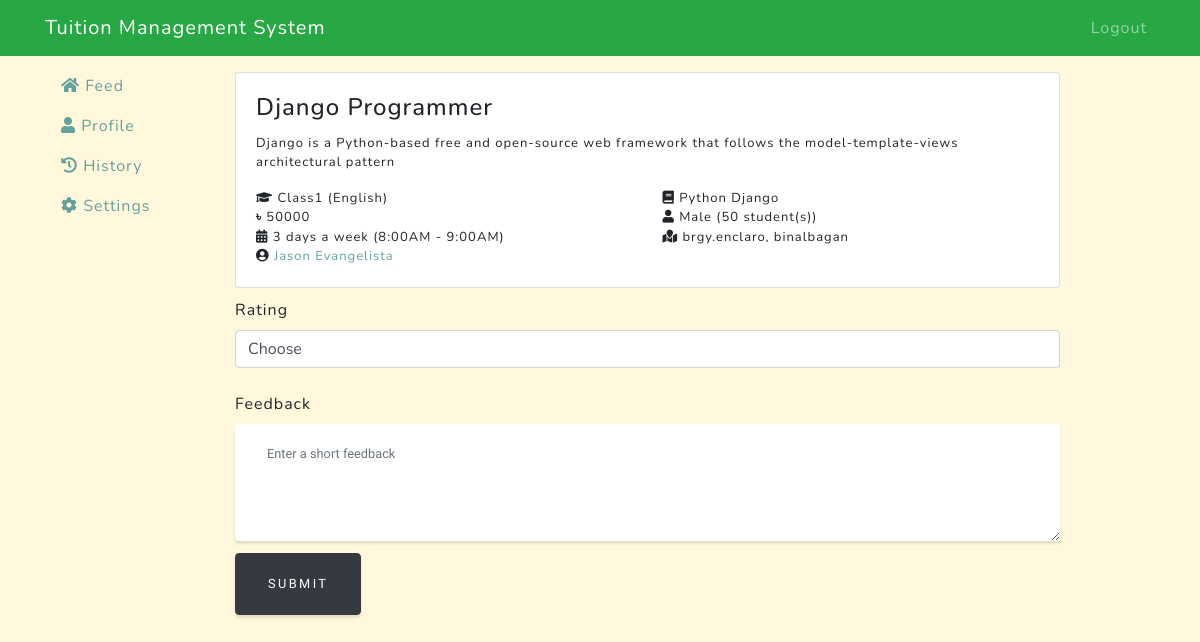
Screenshot of /tutor/feedback/6/ (signed in) with the database file from the repository.
### tuition/models.py (models this page shows, shortened)
class Ad(models.Model):
    ad_time = models.DateTimeField(auto_now=True, verbose_name='Ad time')
    title = models.CharField(max_length=1000, null=False, verbose_name='Title')
    description = models.TextField(verbose_name='Description')
    subjects = models.CharField(max_length=1000, null=False, verbose_name='Subjects')
    type = models.CharField(max_length=200, null=False, verbose_name='Type')
    grade = models.CharField(max_length=200, null=False, verbose_name='Class')
    gender = models.CharField(max_length=20, verbose_name='Gender')
    pref_gender = models.CharField(max_length=20, verbose_name='Preferred Gender')
    std_count = models.IntegerField(verbose_name='Student Count')
    time = models.CharField(max_length=200, verbose_name='Teaching Time')
    days = models.IntegerField(null=False, verbose_name='How many days a week')
    location = models.CharField(max_length=1000, null=False, verbose_name='Location')
    salary = models.IntegerField(null=False, verbose_name='Monthly Salary')
    client = models.ForeignKey(User, on_delete=models.CASCADE)
    taken = models.BooleanField(default=False, verbose_name='Taken')  # Whether the job is taken
    timeout = models.DateTimeField(null=False, verbose_name='Run This Ad Until')  # The Ad will be available until that time

### users/models.py (models this page shows, shortened)
class User(AbstractBaseUser):
    email = models.EmailField(
        verbose_name='Email address',
        max_length=255,
        unique=True,
    )
    is_active = models.BooleanField(default=True)
    is_admin = models.BooleanField(default=False)
    is_client = models.BooleanField(default=False)
    is_tutor = models.BooleanField(default=False)
    name = models.CharField(max_length=100, null=False, verbose_name='Full name')
    bio = models.CharField(max_length=1000, verbose_name='Bio')
    location = models.CharField(max_length=1000, verbose_name='Location')
    gender = models.CharField(max_length=20, verbose_name='Gender')
    title = models.CharField(max_length=1000, verbose_name='Overview title')  # Overview title
    overview = models.TextField(verbose_name='Overview')
    expertise = models.CharField(max_length=1000, verbose_name='Expertise')
    profile_img = models.TextField(verbose_name='Profile Image', blank=True)
    USERNAME_FIELD = 'email'
    REQUIRED_FIELDS = ['name']
    objects = UserManager()

### tutor/decorators.py (the view)
    def wrapper(request, *args, **kwargs):
        decorated_view_func = login_required(request)
        if not decorated_view_func.user.is_authenticated:
            messages.warning(request, 'Please login first')
            return redirect('login-page')
        if not request.user.is_tutor:
            return redirect('home-page')
        else:
            return function(request, *args, **kwargs)

### tutor/views.py (called while the page is built)
def get_feed(request, ad):
    proposal = ad.proposal_set.filter(tutor=request.user)
    feedback = TutorFeedback.objects.filter(ad=ad)
    return {
        'pk': ad.pk,
        'title': ad.title,
        'description': ad.description,
        'grade': ad.grade,
        'type': ad.type,
        'subjects': ad.subjects,
        'salary': ad.salary,
        'gender': ad.gender,
        'std_count': ad.std_count,
        'days': ad.days,
        'time': ad.time,
        'location': ad.location,
        'client': ad.client,
        'already_applied': proposal.exists(),
        'proposal': proposal[0].proposal if proposal.exists() else False,
        'questions': ad.question_set,
        'answers': proposal[0].answer_set if proposal.exists() else False,
        'feedback': feedback[0] if feedback else False,
    }

### tutor/templates/tutor/feedback.html (shortened to what this page needs)
{% extends 'tutor/base_tutor.html' %}
{% block content %}
    <div class="view-ad">
      {% include 'tutor/single_ad.inc.html' %}
    </div>
    <form method="post">
      <label for="rating">Rating</label>
      <select class="form-control" name="rating" id="rating" required>
          <option value="" disabled selected>Choose</option>
      </select><br>
      <label for="feedback">Feedback</label>
      <textarea class="form-control" name="feedback" id="feedback" placeholder="Enter a short feedback" rows="4">{{ feedback }}</textarea>
      <button type="submit" class="btn btn-dark">Submit</button>
    </form>
{% endblock content %}

### tutor/templates/tutor/single_ad.inc.html (shortened to what this page needs)
{% if feed.already_applied and display_url %}
<div class="ad border-success card" style="border-top-width: thick;">
  <div class="bg-success card-text text-light" style="padding: 0 10px;">
    <i class="fa-check fas"></i> Applied
  </div>
{% else %}
<div class="ad card">
{% endif %}
  <div class="card-body">
    <h4 class="card-title">
    {% if display_url %}
        <a class="card-link" href="{% url 'tutor-apply' feed.pk %}">{{ feed.title }}</a>
    {% else %}
        {{ feed.title }}
    {% endif %}
    </h4>
    <p class="card-text">{{ feed.description }}</p>
    <div class="row">
      <div class="col-md-6" title="Class and medium"><i class="fa fa-graduation-cap"></i> {{ feed.grade }} ({{ feed.type }})</div>
      <div class="col-md-6" title="Subjects"><i class="fa fa-book"></i> {{ feed.subjects }}</div>
    </div>
    <div class="row">
      <div class="col-md-6" title="Monthly salary"><i class="fa">৳</i> {{ feed.salary }}</div>
      <div class="col-md-6" title="Student gender and count"><i class="fa fa-user"></i> {{ feed.gender }} ({{ feed.std_count }} student(s))</div>
    </div>
    <div class="row">
      <div class="col-md-6" title="Date and time">
        <i class="fa fa-calendar-alt"></i>
        {{ feed.days }} days a week
        {% if feed.time %}
            ({{ feed.time }})
        {% endif %}
      </div>
      <div class="col-md-6" title="Location"><i class="fa fa-map-marked"></i> {{ feed.location }}</div>
    </div>
    <div class="row">
      <div class="col-md-12" title="Client name"><i class="fa fa-user-circle"></i>
          <a class="card-link" href="{% url 'tutor-profile' feed.client.pk %}">{{ feed.client.name }}</a>
      </div>
    </div>
  </div>
</div>

### tutor/templates/tutor/feedback.html (style rules this page uses)
div.view-ad { margin-top: 1rem; margin-bottom: 10px; }

### rows the page displays
Ad: title "Django Programmer", description "Django is a Python-based free and open-source web framework that follows the model-template-views architectural pattern", grade "Class1", type "English", subjects "Python Django", gender "Male", time "8:00AM - 9:00AM", location "brgy.enclaro, binalbagan"
User: client.name "Jason Evangelista"

### other values shown
{{ feed.salary }} "50000"
{{ feed.std_count }} "50"
{{ feed.days }} "3"
